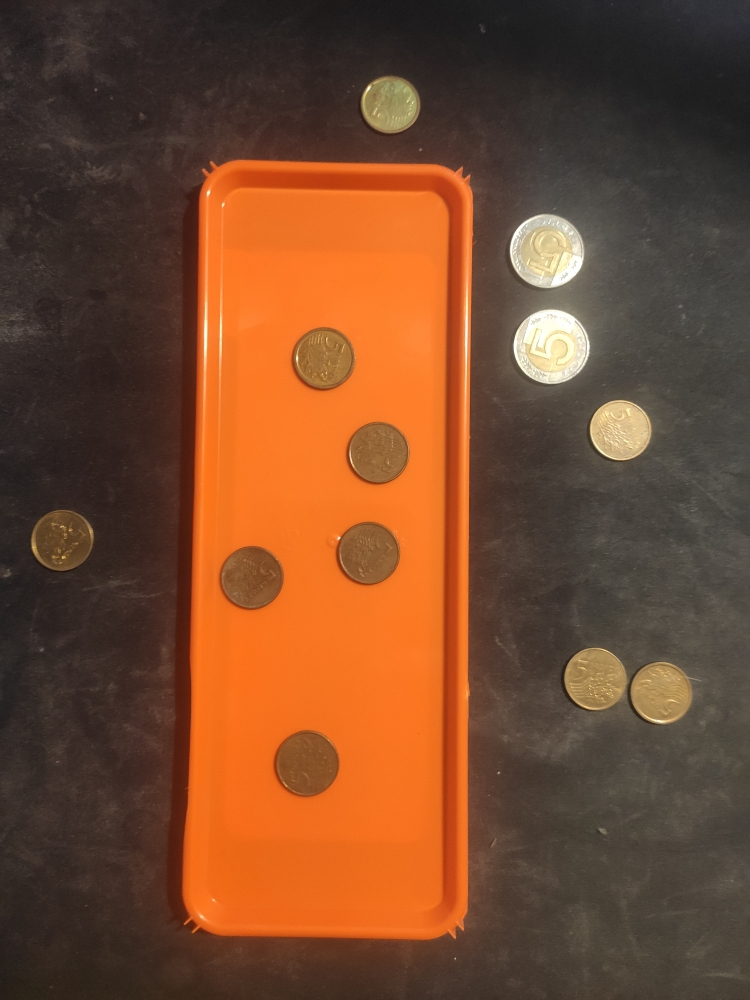
#> input picture assets/tray1.jpg, 750 x 1000 px; the run also reads 1 picture not shown here
$ jupyter execute main.ipynb
#> lines starting #> are read from the running program, lines starting #| are printed output that depends on the picture; after the words box and inside, x2 and y2 are one past the last pixel; in counts of white or black regions, pixels touching at a corner belong together
[cell 1]
import cv2
import numpy as np
import matplotlib.pyplot as plt

[cell 2]
import cv2
import numpy as np
import matplotlib.pyplot as plt

def przetwarzaj_zdjecie(sciezka_do_zdjecia):
#> called with sciezka_do_zdjecia = 'assets/tray1.jpg'
    obraz = cv2.imread(sciezka_do_zdjecia)
#> obraz is the input picture: shape (1000, 750, 3); mean B, G, R 46.1, 73.5, 117.8
    if obraz is None:
        print(f"Błąd: Nie znaleziono pliku: {sciezka_do_zdjecia}")
        return

    Kopia_obrazu = obraz.copy()

    hsv = cv2.cvtColor(obraz, cv2.COLOR_BGR2HSV)
#> hsv: shape (1000, 750, 3); mean H, S, V 14.9, 113.5, 117.8

    maska_tacki = cv2.inRange(hsv, np.array([5, 100, 100]), np.array([25, 255, 255]))
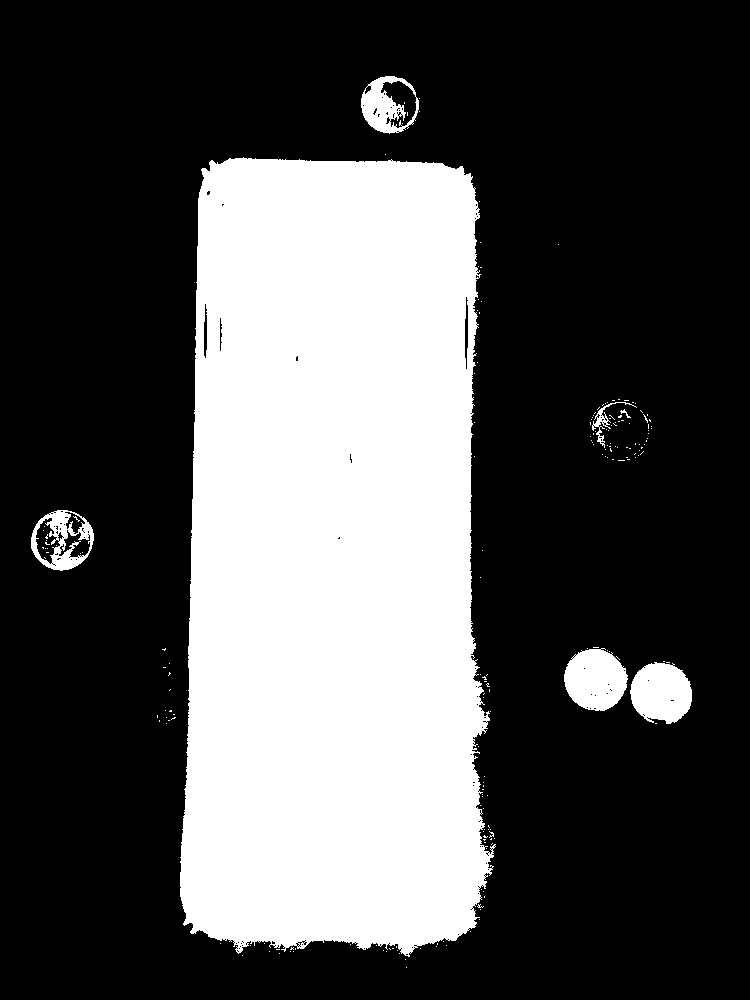
#> maska_tacki: shape (1000, 750); 30.9% white; 197 white regions (190 under 20 px)

    kontury, _ = cv2.findContours(maska_tacki, cv2.RETR_EXTERNAL, cv2.CHAIN_APPROX_SIMPLE)
#> kontury = 180 contours, 174 with area under 20; largest, box (x1, y1, x2, y2) and area: (180, 157, 496, 957) 221212, (564, 648, 628, 711) 2950, (31, 510, 94, 571) 2868, (630, 662, 692, 724) 2842, (361, 76, 419, 134) 2532, (592, 402, 637, 448) 194

    if kontury:
        kontur_tacki = max(kontury, key=cv2.contourArea)
#> kontur_tacki = contour of 1357 points, box (x1, y1, x2, y2) (180, 157, 496, 957), area 221212
        cv2.drawContours(Kopia_obrazu, [kontur_tacki], -1, (0, 255, 0), 3)
#> Kopia_obrazu: shape (1000, 750, 3); 1.54% of pixels changed, all inside (x1, y1, x2, y2) = (178, 155, 498, 959)
        pole_tacki = cv2.contourArea(kontur_tacki)
#> pole_tacki = 221212
        print(f"Pole powierzchni tacki: {pole_tacki}")
#| Pole powierzchni tacki: 221212.0
    else:
        print("Nie wykryto tacki!")

    szary = cv2.cvtColor(obraz, cv2.COLOR_BGR2GRAY)

    rozmyty = cv2.medianBlur(szary, 5)

    okregi = cv2.HoughCircles(
        rozmyty, cv2.HOUGH_GRADIENT, dp=1.2, minDist=30,
        param1=110, param2=47, minRadius=15, maxRadius=80
    )
#> okregi = [[594.6, 678.6, 30.72], [376.2, 453, 31.56], [322.2, 359.4, 31.92], [546.6, 251.4, 36.6], [251.4, 577.8, 31.92], [660.6, 693, 30.72], [619.8, 429, 30.24], [60.6, 540.6, 29.4], [367.8, 553.8, 31.44], [550.2, 347.4, 37.92], [306.6, 763.8, 32.76], [389.4, 105, 29.16]]

    if okregi is not None:
        okregi = np.uint16(np.around(okregi))
#> okregi = [[595, 679, 31], [376, 453, 32], [322, 359, 32], [547, 251, 37], [251, 578, 32], [661, 693, 31], [620, 429, 30], [61, 541, 29], [368, 554, 31], [550, 347, 38], [307, 764, 33], [389, 105, 29]]
        print(f"Wykryto monet: {len(okregi[0])}")
#| Wykryto monet: 12

        for okrag in okregi[0, :]:
            x, y, promien = okrag[0], okrag[1], okrag[2]
            cv2.circle(Kopia_obrazu, (x, y), promien, (0, 0, 255), 2)
            cv2.circle(Kopia_obrazu, (x, y), 2, (255, 0, 0), 3)
#> this loop made 12 passes
#> Kopia_obrazu: shape (1000, 750, 3); mean B, G, R 44.9, 75.3, 116.8

    Kopia_RGB = cv2.cvtColor(Kopia_obrazu, cv2.COLOR_BGR2RGB)

    plt.figure(figsize=(10, 7))
    plt.imshow(Kopia_RGB)
    plt.title(sciezka_do_zdjecia)
    plt.axis('off')
    plt.show()

przetwarzaj_zdjecie('assets/tray1.jpg')
przetwarzaj_zdjecie('assets/tray2.jpg')
#> call 2 of przetwarzaj_zdjecie, with sciezka_do_zdjecia = 'assets/tray2.jpg'
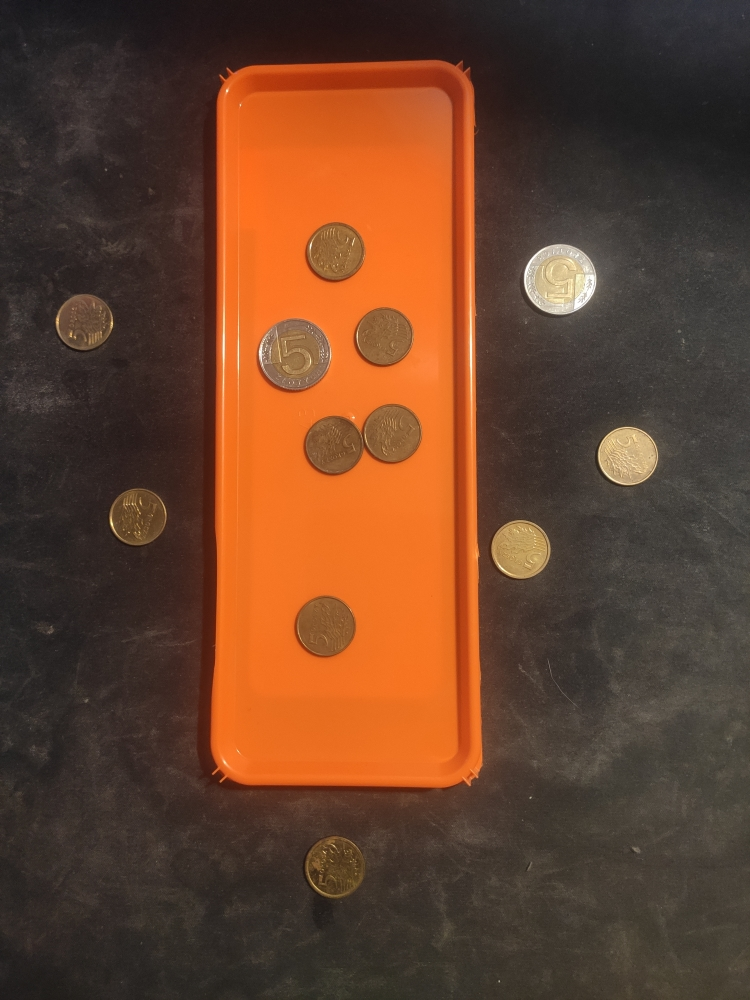
#> input picture assets/tray2.jpg, 750 x 1000 px
#> in przetwarzaj_zdjecie, obraz is the input picture: shape (1000, 750, 3); mean B, G, R 43.6, 65.7, 103.4
#> in przetwarzaj_zdjecie (call 2), `kontury, _ = cv2.findContours(maska_tacki, cv2.RETR_EXTERNAL, cv2.CHAI..`: kontury = 216 contours, 208 with area under 20; largest, box (x1, y1, x2, y2) and area: (209, 60, 496, 793) 190112, (491, 520, 551, 579) 2606, (109, 489, 167, 545) 2442, (55, 295, 113, 350) 2066, (306, 836, 364, 898) 724, (600, 428, 657, 479) 658, (401, 794, 419, 802) 32, (319, 875, 326, 885) 22
#> in przetwarzaj_zdjecie (call 2), `kontur_tacki = max(kontury, key=cv2.contourArea)`: kontur_tacki = contour of 769 points, box (x1, y1, x2, y2) (209, 60, 496, 793), area 190112
#> in przetwarzaj_zdjecie (call 2), `pole_tacki = cv2.contourArea(kontur_tacki)`: pole_tacki = 190112
#| Pole powierzchni tacki: 190112.0
#> in przetwarzaj_zdjecie (call 2), `okregi = cv2.HoughCircles( rozmyty, cv2.HOUGH_GRADIENT, dp=1.2, minDis..`: okregi = [[324.6, 627, 30.6], [333, 445.8, 29.76], [627, 455.4, 28.92], [561, 279, 34.92], [391.8, 432.6, 29.16], [292.2, 354.6, 37.08], [83.4, 321, 28.08], [383.4, 336.6, 29.64], [521.4, 549, 29.16], [136.2, 516.6, 27.72], [334.2, 250.2, 28.08], [335.4, 868.2, 30]]
#> in przetwarzaj_zdjecie (call 2), `okregi = np.uint16(np.around(okregi))`: okregi = [[325, 627, 31], [333, 446, 30], [627, 455, 29], [561, 279, 35], [392, 433, 29], [292, 355, 37], [83, 321, 28], [383, 337, 30], [521, 549, 29], [136, 517, 28], [334, 250, 28], [335, 868, 30]]
#| Wykryto monet: 12
#> the loop in przetwarzaj_zdjecie (call 2), `for okrag in okregi[0, :]:` made 12 passes
przetwarzaj_zdjecie('assets/tray3.jpg')
#> call 3 of przetwarzaj_zdjecie, with sciezka_do_zdjecia = 'assets/tray3.jpg'
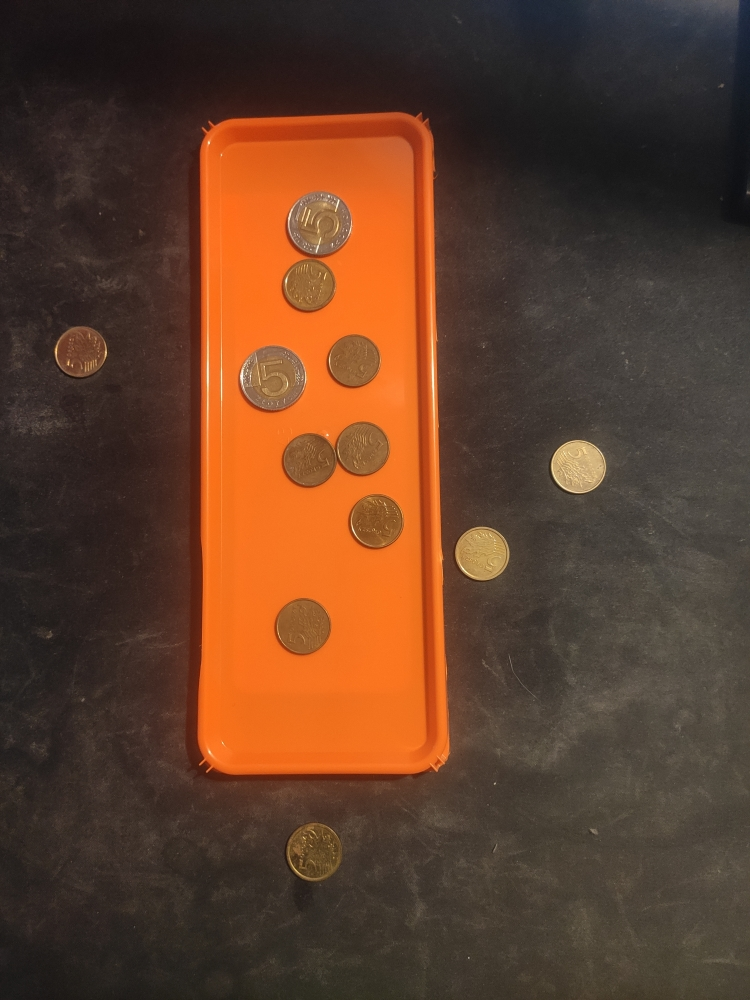
#> input picture assets/tray3.jpg, 750 x 1000 px
#> in przetwarzaj_zdjecie, obraz is the input picture: shape (1000, 750, 3); mean B, G, R 42.5, 62.6, 96.3
#> in przetwarzaj_zdjecie (call 3), `kontury, _ = cv2.findContours(maska_tacki, cv2.RETR_EXTERNAL, cv2.CHAI..`: kontury = 198 contours, 190 with area under 20; largest, box (x1, y1, x2, y2) and area: (194, 112, 468, 782) 160290, (287, 823, 342, 881) 2420, (455, 526, 510, 581) 2212, (553, 440, 607, 491) 1956, (54, 326, 107, 377) 1944, (271, 781, 303, 803) 220, (372, 781, 396, 794) 124, (308, 784, 320, 794) 31
#> in przetwarzaj_zdjecie (call 3), `kontur_tacki = max(kontury, key=cv2.contourArea)`: kontur_tacki = contour of 1034 points, box (x1, y1, x2, y2) (194, 112, 468, 782), area 160290
#> in przetwarzaj_zdjecie (call 3), `pole_tacki = cv2.contourArea(kontur_tacki)`: pole_tacki = 160289.5
#| Pole powierzchni tacki: 160289.5
#> in przetwarzaj_zdjecie (call 3), `okregi = cv2.HoughCircles( rozmyty, cv2.HOUGH_GRADIENT, dp=1.2, minDis..`: okregi = [[301.8, 625.8, 28.56], [273, 377.4, 32.64], [309, 460.2, 27.12], [353.4, 360.6, 26.88], [309, 285, 26.28], [376.2, 521.4, 27.6], [81, 351, 25.68], [576.6, 466.2, 25.8], [363, 449.4, 28.44], [481.8, 552.6, 26.16], [315, 852.6, 28.8], [317.4, 226.2, 31.56]]
#> in przetwarzaj_zdjecie (call 3), `okregi = np.uint16(np.around(okregi))`: okregi = [[302, 626, 29], [273, 377, 33], [309, 460, 27], [353, 361, 27], [309, 285, 26], [376, 521, 28], [81, 351, 26], [577, 466, 26], [363, 449, 28], [482, 553, 26], [315, 853, 29], [317, 226, 32]]
#| Wykryto monet: 12
#> the loop in przetwarzaj_zdjecie (call 3), `for okrag in okregi[0, :]:` made 12 passes
przetwarzaj_zdjecie('assets/tray4.jpg')
#> call 4 of przetwarzaj_zdjecie, with sciezka_do_zdjecia = 'assets/tray4.jpg'
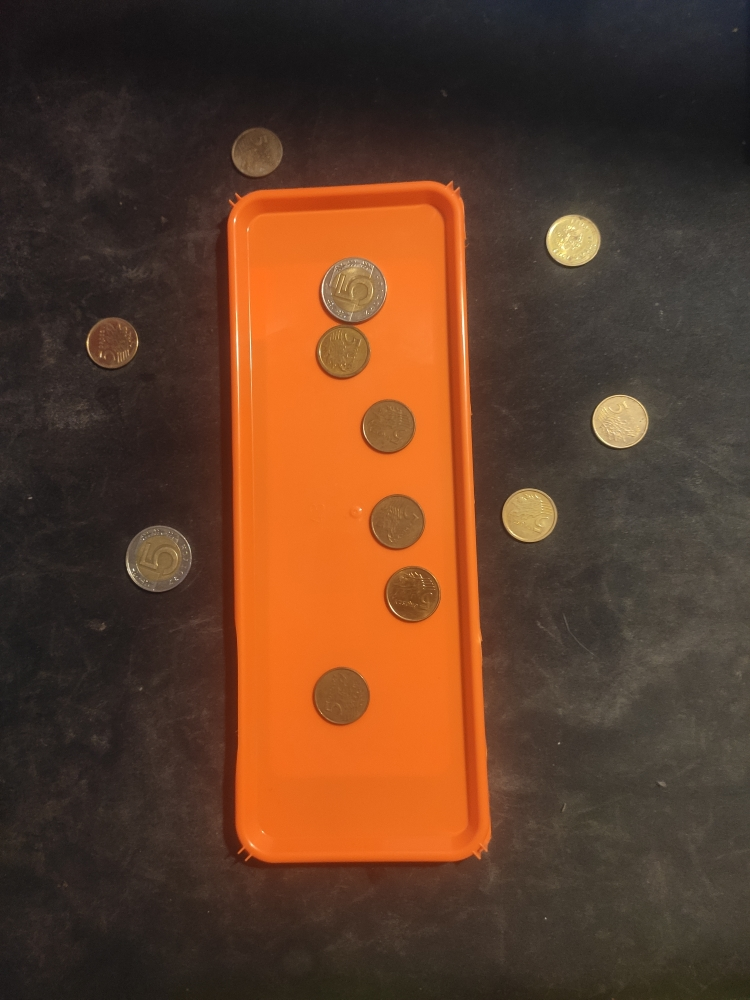
#> input picture assets/tray4.jpg, 750 x 1000 px
#> in przetwarzaj_zdjecie, obraz is the input picture: shape (1000, 750, 3); mean B, G, R 40.6, 61.5, 95.5
#> in przetwarzaj_zdjecie (call 4), `kontury, _ = cv2.findContours(maska_tacki, cv2.RETR_EXTERNAL, cv2.CHAI..`: kontury = 150 contours, 142 with area under 20; largest, box (x1, y1, x2, y2) and area: (227, 179, 514, 867) 167342, (502, 489, 558, 542) 2204, (87, 318, 138, 368) 1914, (548, 216, 599, 265) 1822, (135, 534, 183, 582) 1658, (594, 396, 647, 444) 1248, (232, 134, 282, 177) 1247, (255, 137, 262, 151) 26
#> in przetwarzaj_zdjecie (call 4), `kontur_tacki = max(kontury, key=cv2.contourArea)`: kontur_tacki = contour of 839 points, box (x1, y1, x2, y2) (227, 179, 514, 867), area 167342
#> in przetwarzaj_zdjecie (call 4), `pole_tacki = cv2.contourArea(kontur_tacki)`: pole_tacki = 167341.5
#| Pole powierzchni tacki: 167341.5
#> in przetwarzaj_zdjecie (call 4), `okregi = cv2.HoughCircles( rozmyty, cv2.HOUGH_GRADIENT, dp=1.2, minDis..`: okregi = [[157.8, 558.6, 32.88], [340.2, 695.4, 28.92], [411, 594.6, 28.92], [342.6, 352.2, 27.96], [351, 292.2, 33.48], [257.4, 151.8, 24.84], [395.4, 522.6, 28.08], [387, 426.6, 27], [528.6, 515.4, 26.88], [571.8, 239.4, 25.56], [621, 420.6, 27.48], [111, 342.6, 24.72]]
#> in przetwarzaj_zdjecie (call 4), `okregi = np.uint16(np.around(okregi))`: okregi = [[158, 559, 33], [340, 695, 29], [411, 595, 29], [343, 352, 28], [351, 292, 33], [257, 152, 25], [395, 523, 28], [387, 427, 27], [529, 515, 27], [572, 239, 26], [621, 421, 27], [111, 343, 25]]
#| Wykryto monet: 12
#> the loop in przetwarzaj_zdjecie (call 4), `for okrag in okregi[0, :]:` made 12 passes
przetwarzaj_zdjecie('assets/tray5.jpg')
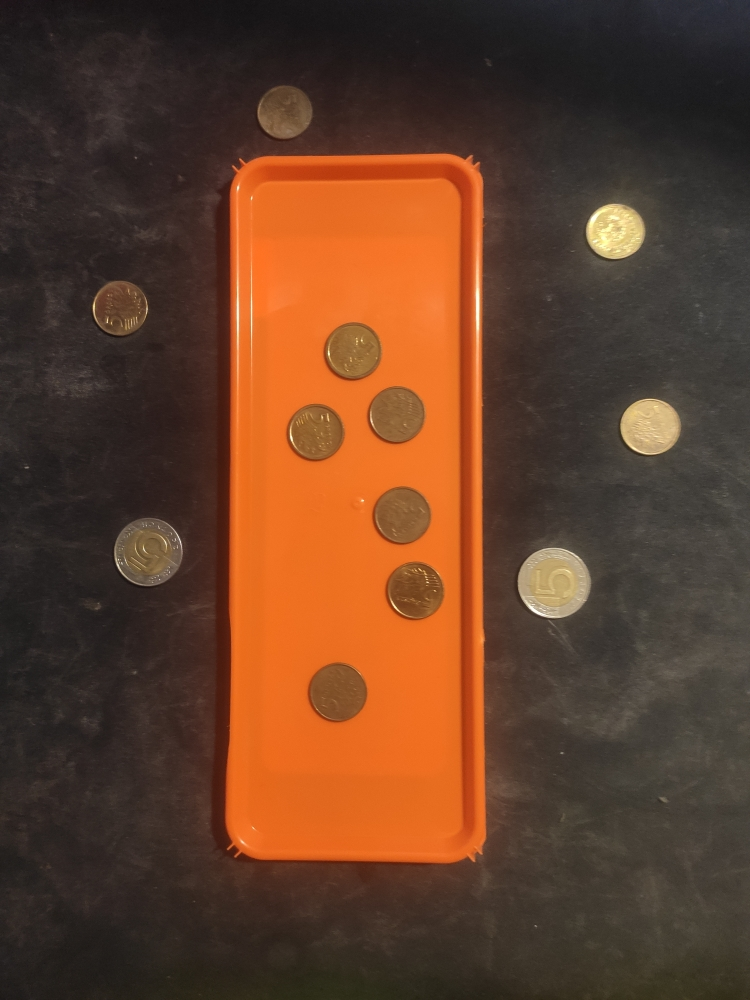
#> input picture assets/tray5.jpg, 750 x 1000 px
#> in przetwarzaj_zdjecie, obraz is the input picture: shape (1000, 750, 3); mean B, G, R 41.5, 63.1, 99.2
#> in przetwarzaj_zdjecie (call 5), `kontury, _ = cv2.findContours(maska_tacki, cv2.RETR_EXTERNAL, cv2.CHAI..`: kontury = 88 contours, 79 with area under 20; largest, box (x1, y1, x2, y2) and area: (224, 152, 508, 869) 181134, (93, 281, 147, 335) 2071, (123, 528, 174, 576) 1709, (530, 560, 577, 606) 1657, (587, 203, 644, 257) 1538
#> in przetwarzaj_zdjecie (call 5), `kontur_tacki = max(kontury, key=cv2.contourArea)`: kontur_tacki = contour of 824 points, box (x1, y1, x2, y2) (224, 152, 508, 869), area 181134
#> in przetwarzaj_zdjecie (call 5), `pole_tacki = cv2.contourArea(kontur_tacki)`: pole_tacki = 181133.5
#| Pole powierzchni tacki: 181133.5
#> in przetwarzaj_zdjecie (call 5), `okregi = cv2.HoughCircles( rozmyty, cv2.HOUGH_GRADIENT, dp=1.2, minDis..`: okregi = [[413.4, 591, 29.04], [336.6, 693, 29.52], [395.4, 414.6, 29.52], [400.2, 515.4, 29.04], [552.6, 582.6, 34.92], [352.2, 352.2, 29.4], [315, 432.6, 29.64], [149.4, 551.4, 33.24], [283.8, 112.2, 27], [652.2, 426.6, 27.96], [612.6, 231, 26.64], [120.6, 306.6, 27.6]]
#> in przetwarzaj_zdjecie (call 5), `okregi = np.uint16(np.around(okregi))`: okregi = [[413, 591, 29], [337, 693, 30], [395, 415, 30], [400, 515, 29], [553, 583, 35], [352, 352, 29], [315, 433, 30], [149, 551, 33], [284, 112, 27], [652, 427, 28], [613, 231, 27], [121, 307, 28]]
#| Wykryto monet: 12
#> the loop in przetwarzaj_zdjecie (call 5), `for okrag in okregi[0, :]:` made 12 passes
przetwarzaj_zdjecie('assets/tray6.jpg')
#> in przetwarzaj_zdjecie (call 6), `kontury, _ = cv2.findContours(maska_tacki, cv2.RETR_EXTERNAL, cv2.CHAI..`: kontury = 142 contours, 135 with area under 20; largest, box (x1, y1, x2, y2) and area: (212, 193, 500, 899) 174338, (85, 316, 141, 369) 2138, (598, 429, 654, 480) 2080, (511, 585, 560, 632) 1672, (245, 135, 298, 181) 1528, (556, 312, 583, 360) 566, (591, 315, 606, 342) 37
#> in przetwarzaj_zdjecie (call 6), `kontur_tacki = max(kontury, key=cv2.contourArea)`: kontur_tacki = contour of 880 points, box (x1, y1, x2, y2) (212, 193, 500, 899), area 174338
#> in przetwarzaj_zdjecie (call 6), `pole_tacki = cv2.contourArea(kontur_tacki)`: pole_tacki = 174338.5
#| Pole powierzchni tacki: 174338.5
#> in przetwarzaj_zdjecie (call 6), `okregi = cv2.HoughCircles( rozmyty, cv2.HOUGH_GRADIENT, dp=1.2, minDis..`: okregi = [[534.6, 606.6, 34.32], [301.8, 461.4, 27.72], [385.8, 543, 28.68], [271.8, 155.4, 25.44], [580.2, 336.6, 27.72], [337.8, 383.4, 27.72], [113.4, 342.6, 26.76], [624.6, 454.2, 27.72], [378.6, 444.6, 28.2], [324.6, 719.4, 28.32], [400.2, 616.2, 30.24], [376.2, 292.2, 33.96]]
#> in przetwarzaj_zdjecie (call 6), `okregi = np.uint16(np.around(okregi))`: okregi = [[535, 607, 34], [302, 461, 28], [386, 543, 29], [272, 155, 25], [580, 337, 28], [338, 383, 28], [113, 343, 27], [625, 454, 28], [379, 445, 28], [325, 719, 28], [400, 616, 30], [376, 292, 34]]
#| Wykryto monet: 12
#> the loop in przetwarzaj_zdjecie (call 6), `for okrag in okregi[0, :]:` made 12 passes
#> after the loop in przetwarzaj_zdjecie (call 6), `for okrag in okregi[0, :]:`:
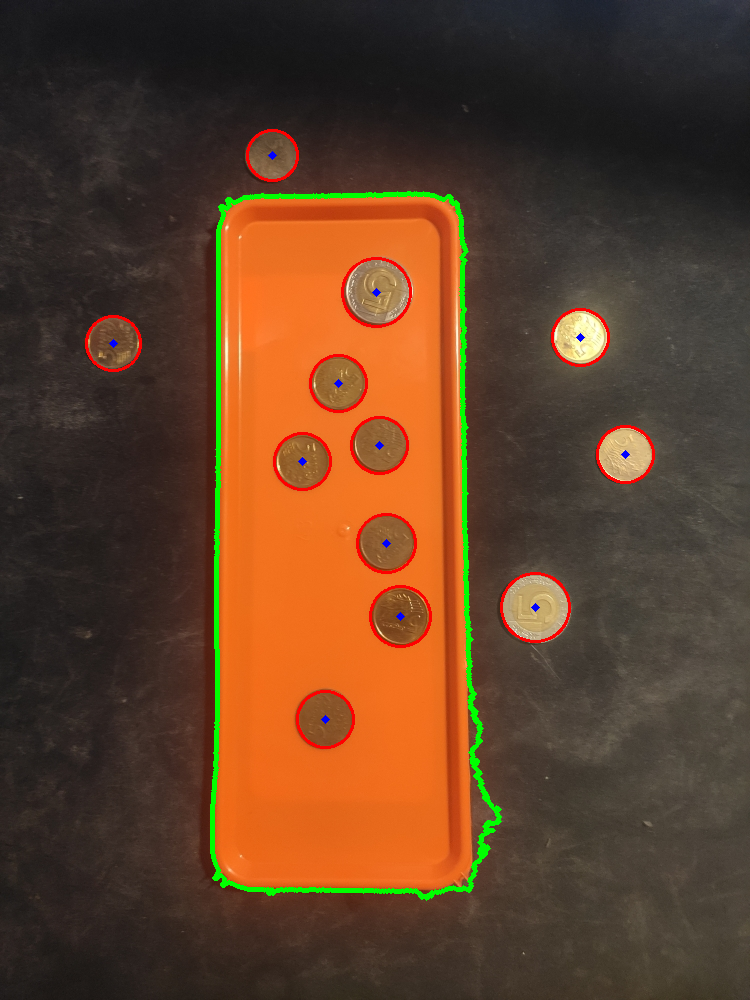
#> Kopia_obrazu: shape (1000, 750, 3); mean B, G, R 40.4, 64.3, 96.6
przetwarzaj_zdjecie('assets/tray7.jpg')
przetwarzaj_zdjecie('assets/tray8.jpg')
